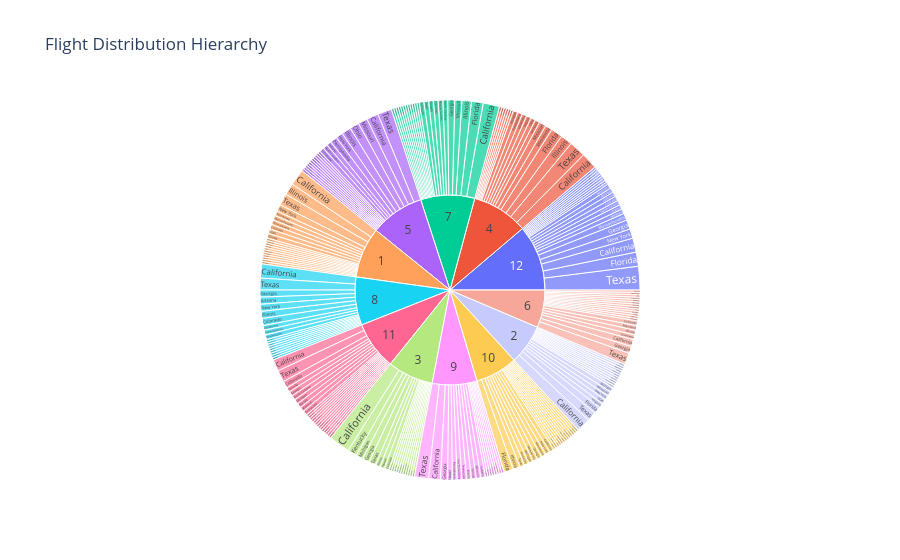

Notebook cell for this chart:
### Code cell
fig = px.sunburst(data, path=['Month', 'DestStateName'], values='Flights',title='Flight Distribution Hierarchy')
fig.show()

### Figure 1 — Plotly figure (JSON) as saved in the notebook; plotly's stock layout.template omitted (floating-point values rounded to 4 significant figures; data arrays with more than 128 entries replaced by an {"elided": "..."} marker saying what was removed)
{"data": [{"branchvalues": "total", "domain": {"x": [0, 1], "y": [0, 1]}, "hovertemplate": "labels=%{label}<br>Flights=%{value}<br>parent=%{parent}<br>id=%{id}<extra></extra>", "ids": {"elided": "260 str values"}, "labels": {"elided": "260 str values"}, "name": "", "parents": {"elided": "260 str values"}, "type": "sunburst", "values": {"elided": "260 float values"}}], "layout": {"legend": {"tracegroupgap": 0}, "title": {"text": "Flight Distribution Hierarchy"}}}
